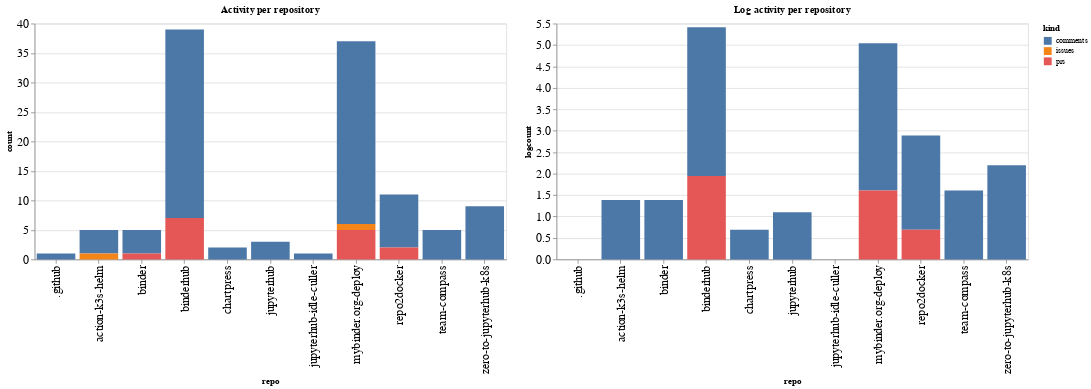

Source (notebook cell):
### Code cell
ch1 = alt.Chart(repo_summaries, width=600, title="Activity per repository").mark_bar().encode(
    x='repo',
    y='count',
    color='kind',
    tooltip="kind"
)

ch2 = alt.Chart(repo_summaries, width=600, title="Log activity per repository").mark_bar().encode(
    x='repo',
    y='logcount',
    color='kind',
    tooltip="kind"
)

ch1 | ch2

### Figure 1 — Vega-Lite specification as saved in the notebook (floating-point values rounded to 4 significant figures)
{"config": {"axisLeft": {"labelFontSize": 15}, "axisBottom": {"labelFontSize": 15}}, "hconcat": [{"mark": "bar", "encoding": {"color": {"type": "nominal", "field": "kind"}, "tooltip": {"type": "nominal", "field": "kind"}, "x": {"type": "nominal", "field": "repo"}, "y": {"type": "quantitative", "field": "count"}}, "title": "Activity per repository", "width": 600}, {"mark": "bar", "encoding": {"color": {"type": "nominal", "field": "kind"}, "tooltip": {"type": "nominal", "field": "kind"}, "x": {"type": "nominal", "field": "repo"}, "y": {"type": "quantitative", "field": "logcount"}}, "title": "Log activity per repository", "width": 600}], "data": {"name": "data-08155b9f4ce97a97e3f04e3000603770"}, "$schema": "https://vega.github.io/schema/vega-lite/v4.8.1.json", "datasets": {"data-08155b9f4ce97a97e3f04e3000603770": [{"repo": ".github", "kind": "comments", "count": 1, "logcount": 0.0}, {"repo": "action-k3s-helm", "kind": "comments", "count": 4, "logcount": 1.386}, {"repo": "action-k3s-helm", "kind": "issues", "count": 1, "logcount": 0.0}, {"repo": "binder", "kind": "comments", "count": 4, "logcount": 1.386}, {"repo": "binder", "kind": "prs", "count": 1, "logcount": 0.0}, {"repo": "binderhub", "kind": "comments", "count": 32, "logcount": 3.466}, {"repo": "binderhub", "kind": "prs", "count": 7, "logcount": 1.946}, {"repo": "chartpress", "kind": "comments", "count": 2, "logcount": 0.6931}, {"repo": "jupyterhub", "kind": "comments", "count": 3, "logcount": 1.099}, {"repo": "jupyterhub-idle-culler", "kind": "comments", "count": 1, "logcount": 0.0}, {"repo": "mybinder.org-deploy", "kind": "comments", "count": 31, "logcount": 3.434}, {"repo": "mybinder.org-deploy", "kind": "issues", "count": 1, "logcount": 0.0}, {"repo": "mybinder.org-deploy", "kind": "prs", "count": 5, "logcount": 1.609}, {"repo": "repo2docker", "kind": "comments", "count": 9, "logcount": 2.197}, {"repo": "repo2docker", "kind": "prs", "count": 2, "logcount": 0.6931}, {"repo": "team-compass", "kind": "comments", "count": 5, "logcount": 1.609}, {"repo": "zero-to-jupyterhub-k8s", "kind": "comments", "count": 9, "logcount": 2.197}]}}
